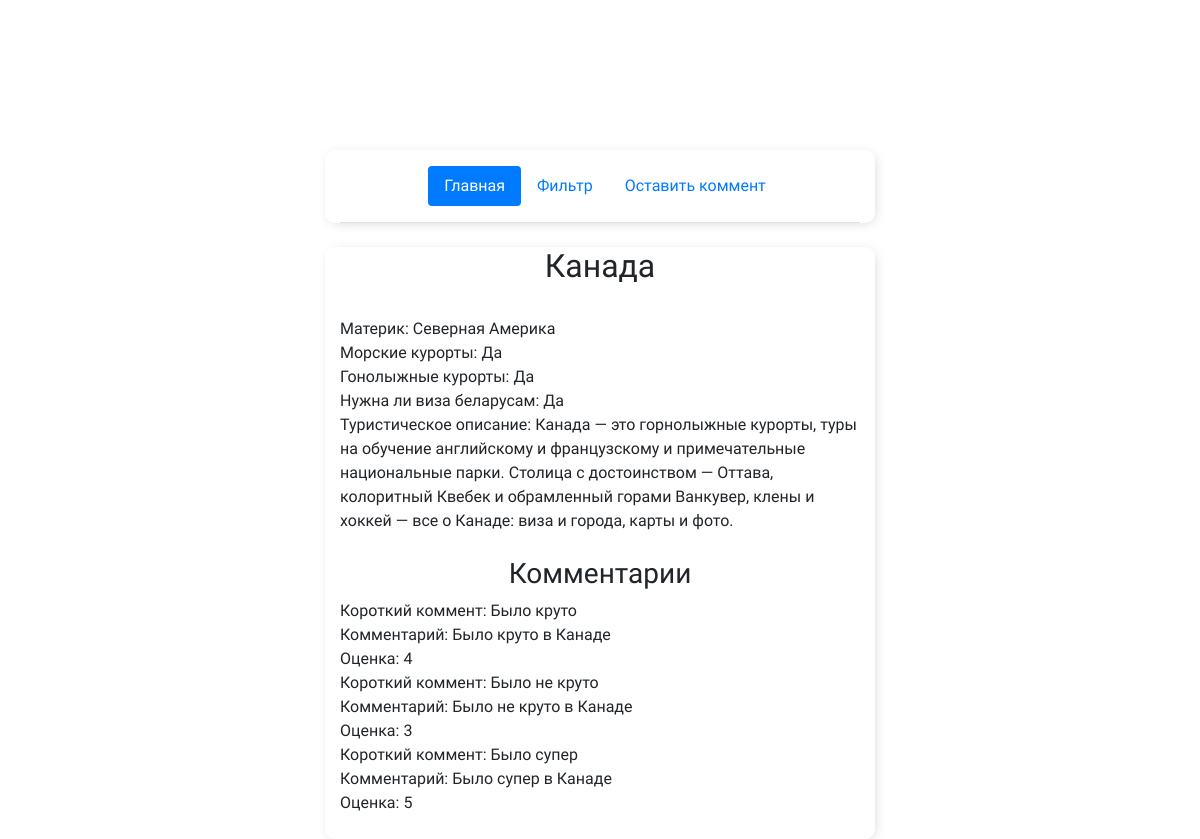
Screenshot of /details?country=Канада with the database file from the repository.
### travapp/models.py (models this page shows, shortened)
class Country(models.Model):
    name = models.CharField('Название', max_length=50)
    continent = models.ForeignKey(
        Continent,
        null=True,
        on_delete=models.CASCADE,
    )
    SEA_CHOISES = (('Да', 'Да'), ('Нет', 'Нет'))
    sea = models.CharField('Наличие морских курортов', max_length=5, choices=SEA_CHOISES, null=True)
    MOUNTAIN_CHOISES = (('Да', 'Да'), ('Нет', 'Нет'))
    mountain = models.CharField('Наличие горнолыжных курортов', max_length=5, choices=MOUNTAIN_CHOISES, null=True)
    VISA_CHOISES = (('Да', 'Да'), ('Нет', 'Нет'))
    visa = models.CharField('Нужна ли виза беларусам', max_length=5, choices=VISA_CHOISES, null=True)
    description = models.TextField('Туристическое описание', null=True)
    class Meta:
        verbose_name = 'Страна'
        verbose_name_plural = 'Страны'
        ordering = ['name']

class Continent(models.Model):
    name = models.CharField('Название', max_length=50)
    def __str__(self):
        return self.name
    class Meta:
        verbose_name = 'Континент'
        verbose_name_plural = 'Континенты'
        ordering = ['name']

class Comment(models.Model):
    name = models.CharField('Короткий коммент', max_length=100)
    country = models.ForeignKey(
        Country,
        null=True,
        on_delete=models.CASCADE,
    )
    comment = models.TextField('Опишите ваш отдых', null=True)
    RATING_CHOISES = (('1', '1'), ('2', '2'), ('3', '3'), ('4', '4'), ('5', '5'))
    rating = models.CharField('Оценка', max_length=5, choices=RATING_CHOISES, null=True)
    class Meta:
        verbose_name = 'Комментарий'
        verbose_name_plural = 'Комментарии'
        ordering = ['name']

### travapp/views.py (the view)
# urls.py: path('details', country, name='country'),
def country(request):
    requested_country = Country.objects.get(name=unquote(request.GET['country']))
    comments = Comment.objects.filter(country__name=requested_country.name)
    data = {'country_name': request.GET['country'], 'requested_country': requested_country, 'comments': comments}
    return render(request, 'details.html', context=data)

### travapp/templates/details.html (shortened to what this page needs)
{% extends 'base.html' %}
{% block content %}
<head>
</head>
<body>
    <center><h2>{{ requested_country.name }}</h2></center><br>
    Материк: {{ requested_country.continent }}<br>
    Морские курорты: {{ requested_country.sea }}<br>
    Гонолыжные курорты: {{ requested_country.mountain }}<br>
    Нужна ли виза беларусам: {{ requested_country.visa }}<br>
    Туристическое описание: {{ requested_country.description }}<br><br>
    <center><h3>Комментарии</h3></center>
    {% if comments %}
        {% for comment in comments %}
            Короткий коммент: {{ comment.name }} <br>
            Комментарий: {{ comment.comment }} <br>
            Оценка: {{ comment.rating }} <br>
        {% endfor %}
    {% else %}
        <center>Комментариев и оценок пока нет</center><br>
    {% endif %}<br>
</body>
{% endblock content %}

### travapp/templates/base.html (style rules this page uses)
body { background-size: 100%; background: url(https://html5book.ru/wp-content/uploads/2015/05/background1.png); background-size: 100%; font-family: 'Yusei Magic', sans-serif; padding-top: 150px; }

### rows the page displays
Country: name "Канада", continent "Северная Америка", sea "Да", mountain "Да", visa "Да", description "Канада — это горнолыжные курорты, туры на обучение английскому и французскому и примечательные национальные парки. Столица с достоинством — Оттава, колоритный Квебек и обрамленный горами Ванкувер, клены и хоккей — все о Канаде: виза и города, карты и фото."
Comment: name "Было круто", comment "Было круто в Канаде", rating "4"
Comment: name "Было не круто", comment "Было не круто в Канаде", rating "3"
Comment: name "Было супер", comment "Было супер в Канаде", rating "5"
